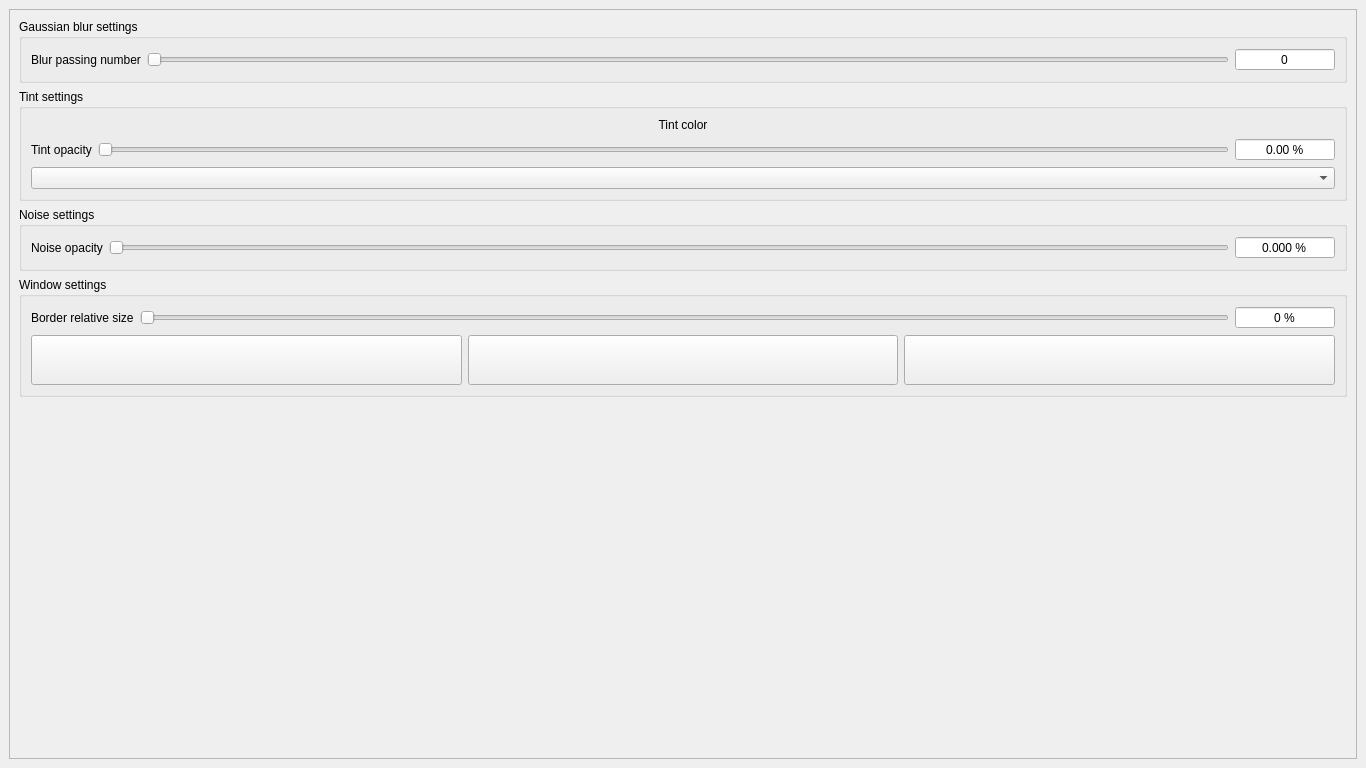
<?xml version="1.0" encoding="UTF-8"?>
<ui version="4.0">
 <class>MainWindow</class>
 <widget class="QMainWindow" name="MainWindow">
  <property name="geometry">
   <rect>
    <x>0</x>
    <y>0</y>
    <width>1366</width>
    <height>768</height>
   </rect>
  </property>
  <property name="windowTitle">
   <string>MainWindow</string>
  </property>
  <widget class="QWidget" name="centralwidget">
   <layout class="QHBoxLayout" name="horizontalLayout_4" stretch="1,0">
    <item>
     <layout class="QHBoxLayout" name="sceneLayout"/>
    </item>
    <item>
     <widget class="QWidget" name="preferencesWidget" native="true">
      <layout class="QVBoxLayout" name="verticalLayout_4">
       <property name="leftMargin">
        <number>0</number>
       </property>
       <property name="topMargin">
        <number>0</number>
       </property>
       <property name="rightMargin">
        <number>0</number>
       </property>
       <property name="bottomMargin">
        <number>0</number>
       </property>
       <item>
        <widget class="QScrollArea" name="scrollArea">
         <property name="frameShadow">
          <enum>QFrame::Raised</enum>
         </property>
         <property name="lineWidth">
          <number>1</number>
         </property>
         <property name="widgetResizable">
          <bool>true</bool>
         </property>
         <widget class="QWidget" name="scrollAreaWidgetContents">
          <property name="geometry">
           <rect>
            <x>0</x>
            <y>0</y>
            <width>330</width>
            <height>727</height>
           </rect>
          </property>
          <layout class="QVBoxLayout" name="verticalLayout_2">
           <item>
            <widget class="QGroupBox" name="gaussianPreferences">
             <property name="title">
              <string>Gaussian blur settings</string>
             </property>
             <layout class="QGridLayout" name="gridLayout">
              <item row="0" column="1">
               <widget class="QSlider" name="blurPassingNumberSlider">
                <property name="maximum">
                 <number>5</number>
                </property>
                <property name="singleStep">
                 <number>1</number>
                </property>
                <property name="pageStep">
                 <number>0</number>
                </property>
                <property name="orientation">
                 <enum>Qt::Horizontal</enum>
                </property>
               </widget>
              </item>
              <item row="0" column="0">
               <widget class="QLabel" name="label_2">
                <property name="text">
                 <string>Blur passing number</string>
                </property>
               </widget>
              </item>
              <item row="0" column="2">
               <widget class="QSpinBox" name="blurPassingNumberSBox">
                <property name="minimumSize">
                 <size>
                  <width>100</width>
                  <height>0</height>
                 </size>
                </property>
                <property name="maximumSize">
                 <size>
                  <width>100</width>
                  <height>16777215</height>
                 </size>
                </property>
                <property name="alignment">
                 <set>Qt::AlignCenter</set>
                </property>
                <property name="buttonSymbols">
                 <enum>QAbstractSpinBox::NoButtons</enum>
                </property>
                <property name="suffix">
                 <string/>
                </property>
                <property name="prefix">
                 <string/>
                </property>
                <property name="maximum">
                 <number>5</number>
                </property>
               </widget>
              </item>
             </layout>
            </widget>
           </item>
           <item>
            <widget class="QGroupBox" name="tintPreferences">
             <property name="title">
              <string>Tint settings</string>
             </property>
             <layout class="QVBoxLayout" name="verticalLayout_3">
              <item>
               <layout class="QVBoxLayout" name="tintColorLayout">
                <item>
                 <widget class="QLabel" name="label_4">
                  <property name="text">
                   <string>Tint color</string>
                  </property>
                  <property name="alignment">
                   <set>Qt::AlignCenter</set>
                  </property>
                 </widget>
                </item>
               </layout>
              </item>
              <item>
               <layout class="QHBoxLayout" name="horizontalLayout_3">
                <item>
                 <widget class="QLabel" name="label_3">
                  <property name="text">
                   <string>Tint opacity</string>
                  </property>
                 </widget>
                </item>
                <item>
                 <widget class="QSlider" name="tintOpacitySlider">
                  <property name="maximum">
                   <number>1000</number>
                  </property>
                  <property name="singleStep">
                   <number>10</number>
                  </property>
                  <property name="pageStep">
                   <number>0</number>
                  </property>
                  <property name="orientation">
                   <enum>Qt::Horizontal</enum>
                  </property>
                 </widget>
                </item>
                <item>
                 <widget class="QDoubleSpinBox" name="tintOpacityDSBox">
                  <property name="minimumSize">
                   <size>
                    <width>100</width>
                    <height>0</height>
                   </size>
                  </property>
                  <property name="maximumSize">
                   <size>
                    <width>100</width>
                    <height>16777215</height>
                   </size>
                  </property>
                  <property name="alignment">
                   <set>Qt::AlignCenter</set>
                  </property>
                  <property name="buttonSymbols">
                   <enum>QAbstractSpinBox::NoButtons</enum>
                  </property>
                  <property name="prefix">
                   <string/>
                  </property>
                  <property name="suffix">
                   <string> %</string>
                  </property>
                  <property name="maximum">
                   <double>1.000000000000000</double>
                  </property>
                  <property name="singleStep">
                   <double>0.010000000000000</double>
                  </property>
                 </widget>
                </item>
               </layout>
              </item>
              <item>
               <widget class="QComboBox" name="tintCompsitionModeCBox"/>
              </item>
             </layout>
            </widget>
           </item>
           <item>
            <widget class="QGroupBox" name="noisePreferences">
             <property name="title">
              <string>Noise settings</string>
             </property>
             <layout class="QHBoxLayout" name="horizontalLayout_2">
              <item>
               <widget class="QLabel" name="label_5">
                <property name="text">
                 <string>Noise opacity</string>
                </property>
               </widget>
              </item>
              <item>
               <widget class="QSlider" name="noiseOpacitySlider">
                <property name="maximum">
                 <number>1000</number>
                </property>
                <property name="singleStep">
                 <number>5</number>
                </property>
                <property name="pageStep">
                 <number>0</number>
                </property>
                <property name="orientation">
                 <enum>Qt::Horizontal</enum>
                </property>
               </widget>
              </item>
              <item>
               <widget class="QDoubleSpinBox" name="noiseOpacityDSBox">
                <property name="minimumSize">
                 <size>
                  <width>100</width>
                  <height>0</height>
                 </size>
                </property>
                <property name="maximumSize">
                 <size>
                  <width>100</width>
                  <height>16777215</height>
                 </size>
                </property>
                <property name="alignment">
                 <set>Qt::AlignCenter</set>
                </property>
                <property name="buttonSymbols">
                 <enum>QAbstractSpinBox::NoButtons</enum>
                </property>
                <property name="suffix">
                 <string> %</string>
                </property>
                <property name="decimals">
                 <number>3</number>
                </property>
                <property name="maximum">
                 <double>1.000000000000000</double>
                </property>
                <property name="singleStep">
                 <double>0.005000000000000</double>
                </property>
               </widget>
              </item>
             </layout>
            </widget>
           </item>
           <item>
            <widget class="QGroupBox" name="windowPreferences">
             <property name="title">
              <string>Window settings</string>
             </property>
             <layout class="QVBoxLayout" name="verticalLayout">
              <item>
               <layout class="QHBoxLayout" name="horizontalLayout">
                <item>
                 <widget class="QLabel" name="label_6">
                  <property name="text">
                   <string>Border relative size</string>
                  </property>
                 </widget>
                </item>
                <item>
                 <widget class="QSlider" name="borderRelativeSizeSlider">
                  <property name="maximum">
                   <number>20</number>
                  </property>
                  <property name="singleStep">
                   <number>1</number>
                  </property>
                  <property name="pageStep">
                   <number>0</number>
                  </property>
                  <property name="orientation">
                   <enum>Qt::Horizontal</enum>
                  </property>
                 </widget>
                </item>
                <item>
                 <widget class="QSpinBox" name="borderRelativeSizeSBox">
                  <property name="minimumSize">
                   <size>
                    <width>100</width>
                    <height>0</height>
                   </size>
                  </property>
                  <property name="maximumSize">
                   <size>
                    <width>100</width>
                    <height>16777215</height>
                   </size>
                  </property>
                  <property name="alignment">
                   <set>Qt::AlignCenter</set>
                  </property>
                  <property name="buttonSymbols">
                   <enum>QAbstractSpinBox::NoButtons</enum>
                  </property>
                  <property name="suffix">
                   <string> %</string>
                  </property>
                  <property name="maximum">
                   <number>20</number>
                  </property>
                 </widget>
                </item>
               </layout>
              </item>
              <item>
               <layout class="QHBoxLayout" name="horizontalLayout_5">
                <property name="leftMargin">
                 <number>0</number>
                </property>
                <property name="topMargin">
                 <number>0</number>
                </property>
                <item>
                 <widget class="QPushButton" name="btn_background1">
                  <property name="minimumSize">
                   <size>
                    <width>90</width>
                    <height>50</height>
                   </size>
                  </property>
                  <property name="text">
                   <string/>
                  </property>
                  <property name="icon">
                   <iconset resource="resources.qrc">
                    <normaloff>:/Content/Textures/background.png</normaloff>:/Content/Textures/background.png</iconset>
                  </property>
                  <property name="iconSize">
                   <size>
                    <width>80</width>
                    <height>45</height>
                   </size>
                  </property>
                  <property name="checkable">
                   <bool>true</bool>
                  </property>
                 </widget>
                </item>
                <item>
                 <widget class="QPushButton" name="btn_background2">
                  <property name="minimumSize">
                   <size>
                    <width>90</width>
                    <height>50</height>
                   </size>
                  </property>
                  <property name="text">
                   <string/>
                  </property>
                  <property name="icon">
                   <iconset resource="resources.qrc">
                    <normaloff>:/Content/Textures/background2.png</normaloff>:/Content/Textures/background2.png</iconset>
                  </property>
                  <property name="iconSize">
                   <size>
                    <width>80</width>
                    <height>45</height>
                   </size>
                  </property>
                  <property name="checkable">
                   <bool>true</bool>
                  </property>
                 </widget>
                </item>
                <item>
                 <widget class="QPushButton" name="btn_background3">
                  <property name="minimumSize">
                   <size>
                    <width>90</width>
                    <height>50</height>
                   </size>
                  </property>
                  <property name="text">
                   <string/>
                  </property>
                  <property name="icon">
                   <iconset resource="resources.qrc">
                    <normaloff>:/Content/Textures/background3.png</normaloff>:/Content/Textures/background3.png</iconset>
                  </property>
                  <property name="iconSize">
                   <size>
                    <width>80</width>
                    <height>45</height>
                   </size>
                  </property>
                  <property name="checkable">
                   <bool>true</bool>
                  </property>
                 </widget>
                </item>
               </layout>
              </item>
             </layout>
            </widget>
           </item>
           <item>
            <spacer name="verticalSpacer">
             <property name="orientation">
              <enum>Qt::Vertical</enum>
             </property>
             <property name="sizeHint" stdset="0">
              <size>
               <width>20</width>
               <height>350</height>
              </size>
             </property>
            </spacer>
           </item>
          </layout>
         </widget>
        </widget>
       </item>
      </layout>
     </widget>
    </item>
   </layout>
  </widget>
  <widget class="QMenuBar" name="menubar">
   <property name="geometry">
    <rect>
     <x>0</x>
     <y>0</y>
     <width>1366</width>
     <height>21</height>
    </rect>
   </property>
  </widget>
 </widget>
 <resources>
  <include location="resources.qrc"/>
 </resources>
 <connections/>
</ui>
